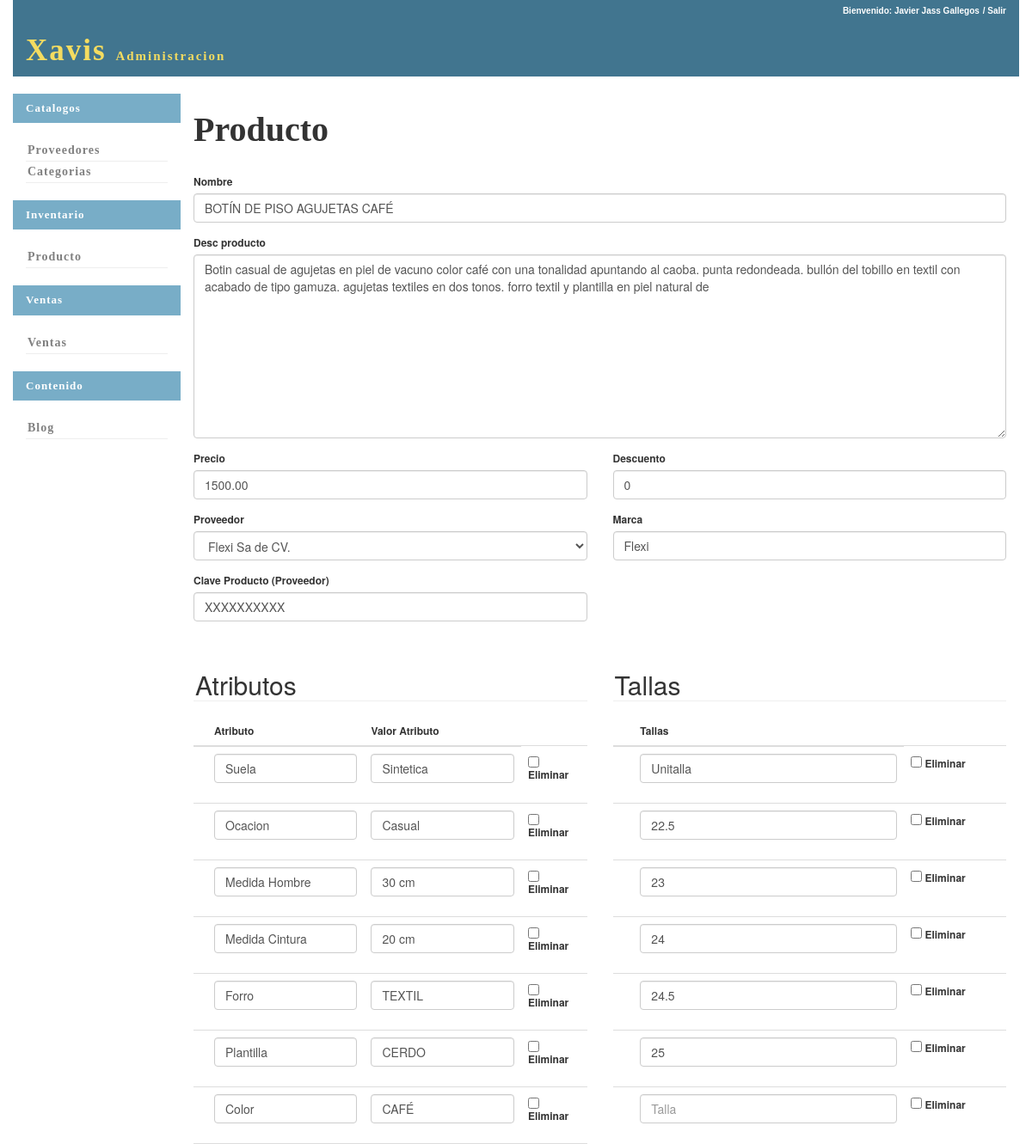
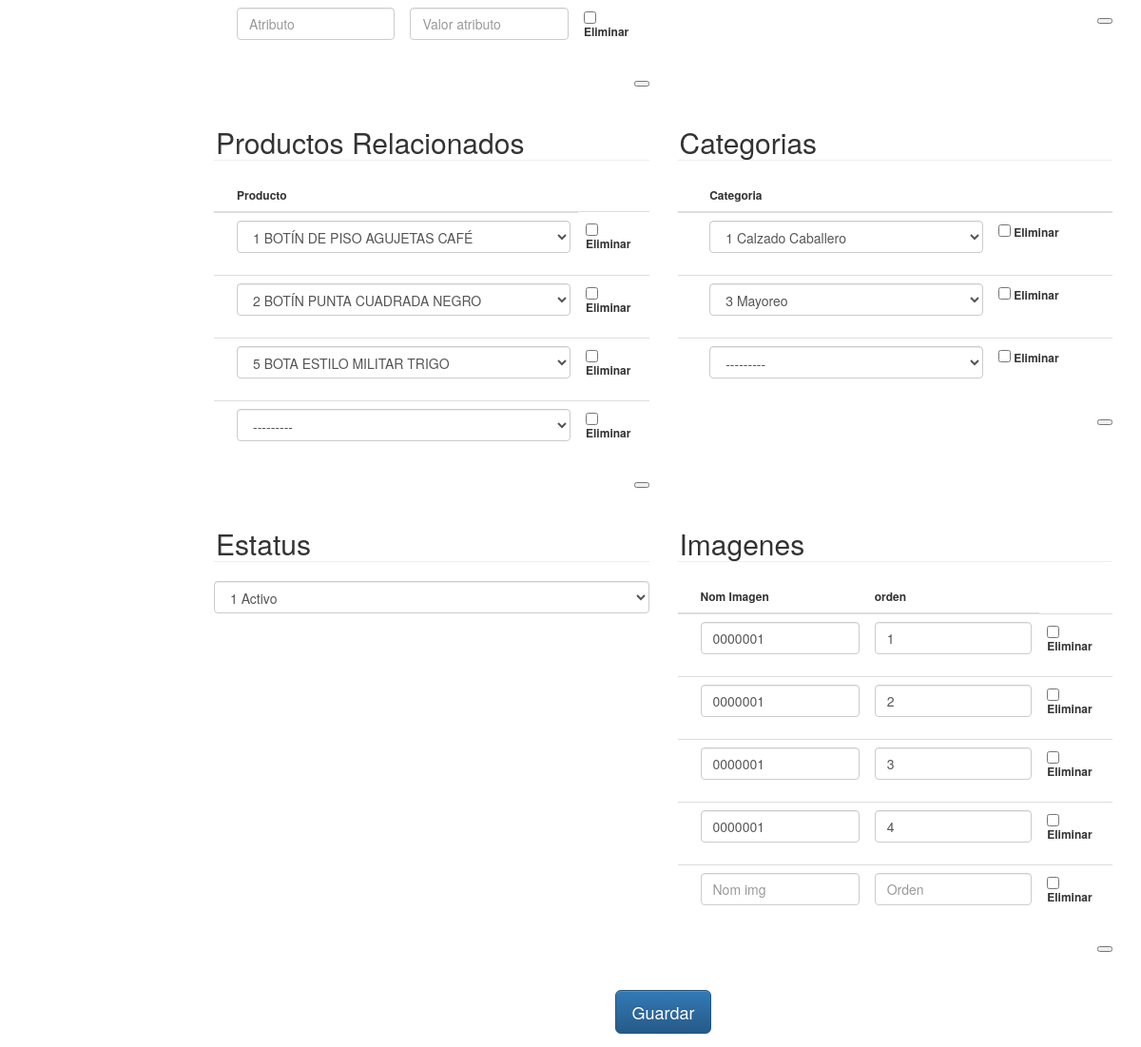
/inventario/productos_edita/1/ (signed in), run on the app's committed database (2 pictures, top to bottom).
### inventario/models.py (models this page shows, shortened)
class Productos(models.Model):
	nombre=models.CharField(max_length=100)
	desc_producto=models.TextField()
	precio=models.DecimalField(max_digits=26,decimal_places=2,default=0.00)
	descuento=models.IntegerField(default=0)
	id_proveedor=models.ForeignKey(Proveedor,on_delete=models.PROTECT,null=False,default=0)
	marca=models.CharField(max_length=100,null=False,default="")
	clave_prod_proveedor=models.CharField(max_length=20,null=True)
	id_estatus=models.ForeignKey(Estatus,on_delete=models.PROTECT,default=1)
	def __str__(self):
		return str(self.id)+' '+self.nombre

### inventario/views.py (the view)
# urls.py: url(r'^productos_edita/(?P<id_producto>\d+)/$',views.registro_edicion_producto,name="edicion_producto"),
def registro_edicion_producto(request,id_producto=None):
	if not request.user.is_authenticated:
		return HttpResponseRedirect(reverse('seguridad:login'))
	if id_producto:
		producto=Productos.objects.get(id=id_producto)
	else:
		producto=Productos()
	Atributo_Formset=inlineformset_factory(Productos,Atributos,fields=["atributo","valor_atributo",],extra=1,can_delete=True)
	Talla_Formset=inlineformset_factory(Productos,Tallas,fields=["talla",],extra=1,max_num=10,can_delete=True)
	Productos_Relacionados_Formset=inlineformset_factory(Productos,Productos_Relacionados,fields=["id_producto_relacionado",],fk_name="id_producto",extra=1,can_delete=True)
	Rel_Producto_Categoria_Formset=inlineformset_factory(Productos,Rel_Producto_Categoria,fields=["id_producto","id_categoria",],fk_name="id_producto",extra=1,can_delete=True)
	Img_Producto_Formset=inlineformset_factory(Productos,Img_Producto,fields=["nom_img",'orden',],fk_name="id_producto",extra=1,can_delete=True)
	if request.method=="POST":
		form=Productos_Form(request.POST,instance=producto)
		atributo_formset=Atributo_Formset(request.POST,instance=producto)
		talla_formset=Talla_Formset(request.POST,instance=producto)
		productos_relacionados_formset=Productos_Relacionados_Formset(request.POST,instance=producto)
		rel_producto_categoria_formset=Rel_Producto_Categoria_Formset(request.POST,instance=producto)
		img_producto_formset=Img_Producto_Formset(request.POST,instance=producto)
		if form.is_valid() and atributo_formset.is_valid() and talla_formset.is_valid() and productos_relacionados_formset.is_valid() and rel_producto_categoria_formset.is_valid() and img_producto_formset.is_valid():
			form.save()
			atributo_formset.save()
			talla_formset.save()
			productos_relacionados_formset.save()
			rel_producto_categoria_formset.save()
			img_producto_formset.save()
			return HttpResponseRedirect(reverse('inventario:busca_producto'))
	else:
		form=Productos_Form(instance=producto)
		atributo_formset=Atributo_Formset(instance=producto)
		talla_formset=Talla_Formset(instance=producto)
		productos_relacionados_formset=Productos_Relacionados_Formset(instance=producto)
		rel_producto_categoria_formset=Rel_Producto_Categoria_Formset(instance=producto)
		img_producto_formset=Img_Producto_Formset(instance=producto)
	return render(request,'inventario/producto.html',locals())

### inventario/forms.py
class Productos_Form(forms.ModelForm):
	class Meta:
		model=Productos
		fields=('nombre','desc_producto','precio','descuento','id_proveedor','marca','id_estatus','clave_prod_proveedor',)

### inventario/models.py (called while the page is built)
	def __str__(self):
		return str(self.id)+' '+self.estatus

	def __str__(self):
		return self.proveedor

	def __str__(self):
		return str(self.id)+' '+self.categoria

### inventario/templates/inventario/producto.html (shortened to what this page needs)
{% extends 'base.html'%}
{% load bootstrap3 %}
{%block content%}
<form method="post" action="#">
	<h1 class="base-h1">
		Producto
	</h1>
	<br>
	<div class="row">
		<div class="col-xs-12 cls_form">
			{% bootstrap_field form.nombre %}
		</div>
	</div>
	<div class="row">
		<div class="col-xs-12 cls_form">
			{% bootstrap_field form.desc_producto%}
		</div>
	</div>
	<div class="row">
		<div class="col-xs-6 cls_form">
			{%bootstrap_field form.precio%}
		</div>
		<div class="col-xs-6 cls_form">
			{% bootstrap_field form.descuento %}
		</div>
	</div>
	<div class="row">
		<div class="col-xs-6 cls_form">
			<label>Proveedor</label>
			{% bootstrap_field form.id_proveedor show_label=False%}
		</div>
		<div class="col-xs-6 cls_form">
			{% bootstrap_field form.marca %}
		</div>
	</div>
	<div class="row">
		<div class="col-xs-6 cls_form">
			<label>Clave Producto (Proveedor)</label>
			{% bootstrap_field form.clave_prod_proveedor show_label=False %}
		</div>
	</div>
	<br>
	<br>
	<div class="row">
	<div class="col-xs-12 col-sm-6 cls_form">
		<h2 class="page-header">Atributos</h2>
		<br>
		<table class="table_atributo table">
			<thead>
				<th>
				</th>
				<th>Atributo</th>
				<th>Valor Atributo</th>
			</thead>
			<tbody>
				{% for form in atributo_formset %}
					<tr>
						<td>{% bootstrap_field form.id %}</td>
						<td>{% bootstrap_field form.atributo  show_label=False%}
						</td>
						<td>{% bootstrap_field form.valor_atributo  show_label=False%}</td>
						<td>{%bootstrap_field form.DELETE %}</td>
					</tr>
				{% endfor %}
			</tbody>
		</table>
		<div style="width:100%;text-align:right">
				<button id="add-item-atributo" type="button">{%bootstrap_icon "plus"%}</button>
		</div>
	</div>
		<div class="col-xs-12 col-sm-6 cls_form">
		<h2 class="page-header">Tallas</h2>
		<br>
			<table class="table_talla table">
				<thead>
					<th>
					</th>
					<th>
						Tallas
					</th>
				</thead>
				<tbody>
					{%for form in talla_formset %}
					<tr>
						<td>{% bootstrap_field form.id  %}</td>
						<td>
							{%bootstrap_field form.talla show_label=False%}
						</td>
						<td>
							{% bootstrap_field form.DELETE %}
						</td>
					</tr>
					{%endfor%}
				</tbody>
			</table>
			<div style="width:100%;text-align:right">
					<button id="add-item-talla" type="button">{%bootstrap_icon "plus"%}</button>
			</div>
		</div>
	</div>
	<br>
	<br>
	<div class="row">
		<div class="col-xs-12 col-sm-6">
			<h2 class="page-header">Productos Relacionados</h2>
			<br>
			<table class="table_Productos_Relacionados table">
				<thead>
					<th>
					</th>
					<th>
						Producto
					</th>
				</thead>
				<tbody>
					{%for form in productos_relacionados_formset %}
						<tr >
							<td>
							</td>
							<td>
								{% bootstrap_field form.id_producto_relacionado show_label=False %}
							</td>
							<td>
								{% bootstrap_field form.DELETE %}
							</td>
						</tr>
					{%endfor%}
				</tbody>
			</table>
			<div style="width:100%;text-align:right">
					<button id="add-item-prod-relacionado" type="button">{%bootstrap_icon "plus"%}</button>
			</div>
		</div>
		<div class="col-xs-12 col-sm-6">
			<h2 class="page-header">Categorias</h2>
			<br>
			<table class="table_categorias table">
				<thead>
					<th></th>
					<th>Categoria</th>
					<th></th>
				</thead>
				<tbody>
					{% for form in rel_producto_categoria_formset %}
					<tr>
						<td>{{form.id}}</td>
						<td>
							{% bootstrap_field form.id_categoria show_label=False %}
						</td>
						<td>
							{%bootstrap_field form.DELETE %}
						</td>
					</tr>
					{%endfor%}
				</tbody>
			</table>
			<div style="width:100%;text-align:right">
					<button id="add-item-categoria" type="button">{%bootstrap_icon "plus"%}</button>
			</div>
		</div>
	</div>
	<br><br>
	<div class="row">
			<div class="col-xs-12 col-sm-6">
				<h2 class="page-header">
					Estatus
				</h2>
				<br>
				{%bootstrap_field form.id_estatus show_label=False%}
			</div>
			<div class="col-xs-12 col-sm-6">
				<h2 class="page-header">Imagenes</h2>
				<br>
				<table class="table table_imagenes">
					<thead >
						<th></th>
						<th>Nom Imagen</th>
						<th>orden</th>
					</thead>
					<tbody>
						{% for img in img_producto_formset %}
						<tr>
							<td>
							</td>
							<td>
								{% bootstrap_field img.nom_img show_label=False %}
							</td>
							<td>
								{%  bootstrap_field img.orden show_label=False  %}
							</td>
							<td>
								{%bootstrap_field img.DELETE %}
							</td>
						</tr>
						{% endfor %}
					</tbody>
				</table>
				<div style="width:100%;text-align:right">
					<button id="add-item-imagen" type="button">{%bootstrap_icon "plus"%}</button>
			</div>
			</div>
		</div>
	<br><br>
	<div class="row">
		<div class="col-xs-12 " style="text-align:center">
			<button class="btn btn-primary btn-lg">Guardar</button>
		</div>
	</div>
</form>
{%endblock%}

### seguridad/static/css/base.css (style rules this page uses)
.base-h1 { font-family: 'Noto Serif JP', serif; font-size:40px; font-weight:bold; }
.page-header { padding:2px; margin:0px; }
.table { font-size:12px; }
.cls_form { font-size:12px; }

### data on the page
Productos: nombre "BOTÍN DE PISO AGUJETAS CAFÉ", desc_producto "Botin casual de agujetas en piel de vacuno color café con una tonalidad apuntando al caoba. punta redondeada. bullón del tobillo en textil con acabado de tipo gamuza. agujetas textiles en dos tonos. forro textil y plantilla en piel natural de", precio "1500.00", descuento "0", id_proveedor "Flexi Sa de CV.", marca "Flexi", clave_prod_proveedor "XXXXXXXXXX", id_estatus "1 Activo"
